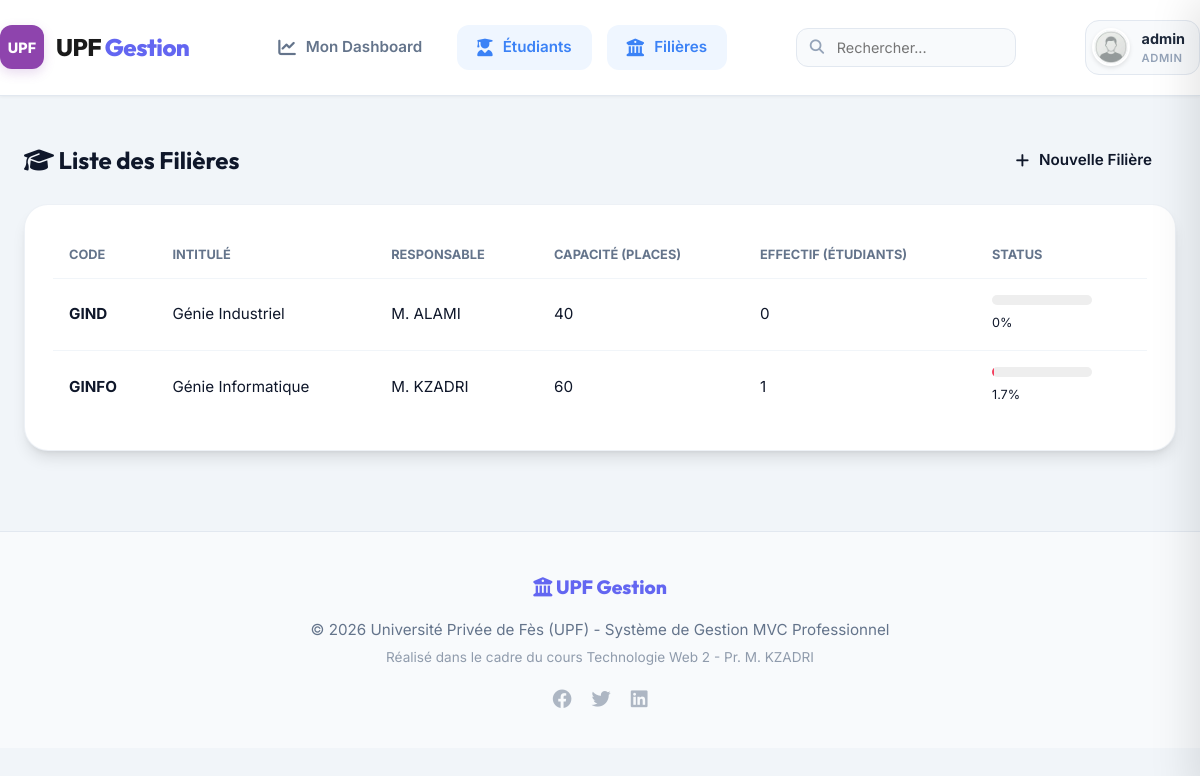
The page /index.php?ctrl=filiere&action=liste (signed in) on the database its author committed.
### tables this page shows
CREATE TABLE IF NOT EXISTS filieres (
    CodeF VARCHAR(10) PRIMARY KEY,
    IntituleF VARCHAR(100) NOT NULL,
    Responsable VARCHAR(100),
    NbPlaces INT DEFAULT 30
);

### controllers/FiliereController.php (called while the page is built, shortened)
<?php
require_once 'models/FiliereModel.php';
class FiliereController {
    private $filiereModel;
    public function __construct() {
        $this->filiereModel = new FiliereModel();
    }
    public function liste() {
        $filieres = $this->filiereModel->findAll();
        require_once 'views/layout/header.php';
        require_once 'views/admin/filieres/liste.php';
        require_once 'views/layout/footer.php';
    }
}

### models/Database.php (called while the page is built, shortened)
<?php
class Database {
    private static $instance = null;
    private $pdo;
    private function __construct() {
        try {
            $dsn = "mysql:host=" . DB_HOST . ";dbname=" . DB_NAME . ";charset=utf8mb4";
            $this->pdo = new PDO($dsn, DB_USER, DB_PASS);
            $this->pdo->setAttribute(PDO::ATTR_ERRMODE, PDO::ERRMODE_EXCEPTION);
            $this->pdo->setAttribute(PDO::ATTR_DEFAULT_FETCH_MODE, PDO::FETCH_ASSOC);
        } catch (PDOException $e) {
            die("Erreur de connexion : " . $e->getMessage());
        }
    }
    public static function getInstance(): self {
        if (self::$instance === null) {
            self::$instance = new self();
        }
        return self::$instance;
    }
    public function getPDO(): PDO {
        return $this->pdo;
    }
}

### models/FiliereModel.php (called while the page is built, shortened)
<?php
class FiliereModel {
    private $pdo;
    public function __construct() {
        $this->pdo = Database::getInstance()->getPDO();
    }
    public function findAll() {
        $sql = "SELECT f.*, COUNT(e.CodeE) as NbEtudiants
                FROM filieres f
                LEFT JOIN etudiants e ON f.CodeF = e.CodeF
                GROUP BY f.CodeF";
        return $this->pdo->query($sql)->fetchAll();
    }
}

### views/admin/filieres/liste.php (the view, shortened to what this page needs)
<div style="display: flex; justify-content: space-between; align-items: center; margin-bottom: 20px;">
    <h2><i class="fas fa-graduation-cap"></i> Liste des Filières</h2>
    <a href="index.php?ctrl=filiere&action=ajouter" class="btn btn-success"><i class="fas fa-plus"></i> Nouvelle Filière</a>
</div>
<div class="card">
    <table>
        <thead>
            <tr>
                <th>Code</th>
                <th>Intitulé</th>
                <th>Responsable</th>
                <th>Capacité (Places)</th>
                <th>Effectif (Étudiants)</th>
                <th>Status</th>
            </tr>
        </thead>
        <tbody>
            <?php foreach ($filieres as $f): ?>
                <?php
                    $ratio = $f['NbPlaces'] > 0 ? ($f['NbEtudiants'] / $f['NbPlaces']) * 100 : 0;
                ?>
                <tr>
                    <td><strong><?php echo htmlspecialchars($f['CodeF']); ?></strong></td>
                    <td><?php echo htmlspecialchars($f['IntituleF']); ?></td>
                    <td><?php echo htmlspecialchars($f['Responsable']); ?></td>
                    <td><?php echo $f['NbPlaces']; ?></td>
                    <td><?php echo $f['NbEtudiants']; ?></td>
                    <td>
                        <div style="width: 100px; height: 10px; background: #eee; border-radius: 5px; overflow: hidden; margin-bottom: 5px;">
                        </div>
                        <small><?php echo round($ratio, 1); ?>%</small>
                    </td>
                </tr>
            <?php endforeach; ?>
        </tbody>
    </table>
</div>

### assets/style.css (style rules this page uses)
:root { --primary: #6366f1; --primary-light: #818cf8; --primary-dark: #4f46e5; --secondary: #0ea5e9; --accent: #f43f5e; --gradient: linear-gradient(135deg, #6366f1 0%, #0ea5e9 100%); --gradient-warm: linear-gradient(135deg, #6366f1 0%, #a855f7 100%); --gradient-glass: rgba(255, 255, 255, 0.7); --success: #10b981; --warning: #f59e0b; --danger: #ef4444; --info: #0ea5e9; --light: #f8fafc; --dark: #0f172a; --gray: #64748b; --white: #ffffff; --shadow-sm: 0 1px 2px 0 rgb(0 0 0 / 0.05); --shadow: 0 10px 15px -3px rgb(0 0 0 / 0.1), 0 4px 6px -4px rgb(0 0 0 / 0.1); --shadow-lg: 0 20px 25px -5px rgb(0 0 0 / 0.1), 0 8px 10px -6px rgb(0 0 0 / 0.1); --radius: 12px; --radius-lg: 24px; --transition: all 0.3s cubic-bezier(0.4, 0, 0.2, 1); }
* { box-sizing: border-box; margin: 0; padding: 0; }
body { background-color: #f1f5f9; color: var(--dark); font-family: 'Inter', sans-serif; line-height: 1.6; -webkit-font-smoothing: antialiased; }
h1, h2, h3, h4, .logo, .nav-link { font-family: 'Outfit', sans-serif; }
a { text-decoration: none; color: inherit; transition: var(--transition); }
.card { background: var(--white); border-radius: var(--radius-lg); padding: 28px; box-shadow: var(--shadow); margin-bottom: 24px; height: 100%; border: 1px solid rgba(226, 232, 240, 0.6); transition: var(--transition); }
table { width: 100%; border-collapse: collapse; }
th { text-align: left; padding: 12px 16px; font-size: 0.8rem; text-transform: uppercase; color: var(--gray); font-weight: 700; border-bottom: 1px solid #f1f5f9; }
td { padding: 16px; border-bottom: 1px solid #f1f5f9; font-size: 0.95rem; }
tr:last-child td { border-bottom: none; }
.btn { padding: 12px 24px; border-radius: var(--radius); font-weight: 600; cursor: pointer; transition: var(--transition); display: inline-flex; align-items: center; gap: 10px; border: none; font-size: 0.95rem; }

### rows shown on the page
filieres: CodeF "GIND", IntituleF "Génie Industriel", Responsable "M. ALAMI", NbPlaces "40", NbEtudiants "0", ratio "0"
filieres: CodeF "GINFO", IntituleF "Génie Informatique", Responsable "M. KZADRI", NbPlaces "60", NbEtudiants "1", ratio "1.7"

### other values the page prints
$_SESSION['login'] "admin"
$_SESSION['role'] "ADMIN"
